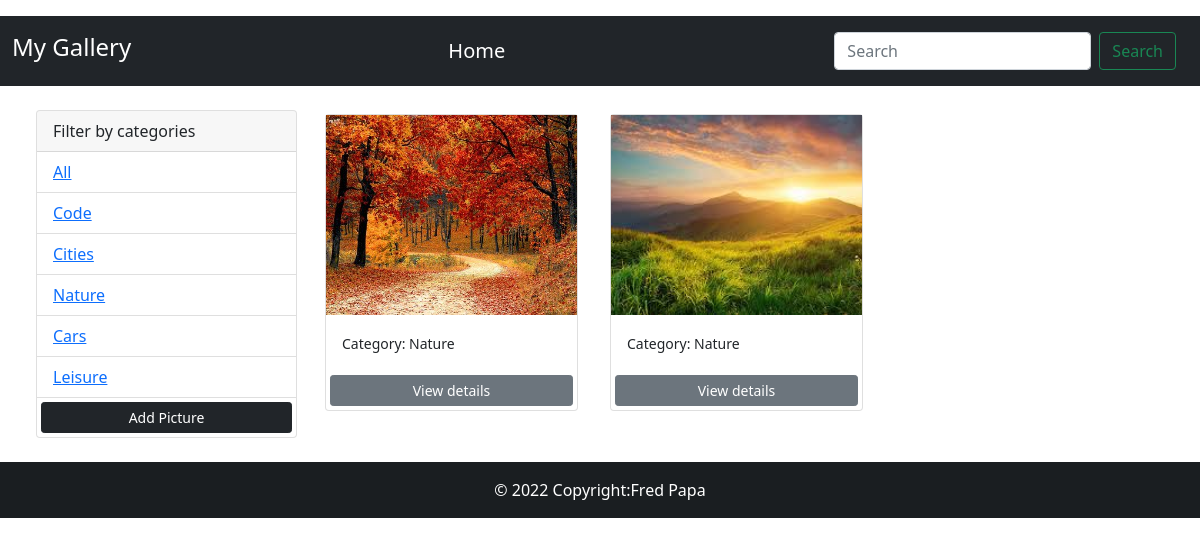
Screenshot of /?category=Nature with the database file from the repository.
### pictures/models.py (models this page shows, shortened)
class Category(models.Model):
    name = models.CharField(max_length=200, null=False, blank=False)

class Picture(models.Model):
    category = models.ForeignKey(Category, on_delete=models.SET_NULL, null=True)
    image = models.ImageField(null=False, blank=False)
    description = models.TextField()

### pictures/views.py (the view)
# urls.py: path('', views.gallery, name='gallery'),
def gallery(request):
    category = request.GET.get('category')
    if category == None:
        pictures= Picture.objects.all()
    else:
        pictures = Picture.objects.filter(category__name = category)
    categories = Category.objects.all()
    context = {'categories': categories, 'pictures': pictures}
    return render(request, 'pictures/gallery.html', context)

### pictures/templates/pictures/gallery.html (shortened to what this page needs)
<!DOCTYPE html>
<html lang="en">
<head>
    <link href="https://cdn.jsdelivr.net/npm/bootstrap@5.1.3/dist/css/bootstrap.min.css" rel="stylesheet">
</head>
<body class="my-3">
    <nav class="navbar navbar-dark bg-dark">
        <div class="container-fluid">
          <a class="navbar-brand" href="{% url 'gallery' %}">
                <h4>My Gallery</h4>
              </a>
          <a class="navbar-brand" href="{% url 'gallery' %}">
            Home
          </a>
          <nav class="navbar navbar-dark bg-dark">
            <div class="container-fluid">
              <form class="d-flex" method="GET">
                <input class="form-control me-2" name="search-area" type="search" placeholder="Search" aria-label="Search">
                <button class="btn btn-outline-success" type="submit">Search</button>
              </form>
            </div>
          </nav>
        </div>
      </nav>
    <div class="container m-4">
        <div class="row">
            <div class="col-md-3">
                <div class="card">
                    <div class="card-header">
                      Filter by categories
                    </div>
                    <ul class="list-group list-group-flush">
                        <li class="list-group-item">
                            <a href=" {% url 'gallery' %} ">All</a>
                        </li>
                      {% for category in categories %}
                        <li class="list-group-item">
                            <a href=" {% url 'gallery' %}?category={{category.name}}">{{category.name}}</a>
                        </li>
                      {% endfor %}
                        <a href="{% url 'add' %}" class="btn btn-dark btn-block btn-sm m-1">Add Picture</a>
                    </ul>
                  </div>
            </div>
            <div class="col-md-9">
                <div class="row">
                    {% for picture in pictures %}
                    <div class="col-md-4">
                        <div class="card m-1">
                            <img class="image-thumbnail" src="{{picture.image.url}}" class="card-img-top" alt="City Image">
                            <div class="card-body">
                              <small>Category: {{picture.category.name}}</small>
                            </div>
                            <a href="{% url 'picture' picture.id %}" class="btn btn-secondary btn-sm m-1">View details</a>
                        </div>
                    </div>
                    {% empty %}
                    <h4>No pictures found!</h4>
                    {% endfor %}
                </div>
            </div>
        </div>
    </div>
    <footer class="bg-dark text-center text-white">
    <div class="text-center p-3" style="background-color: rgba(0, 0, 0, 0.2);">
      © 2022 Copyright:Fred Papa
    </div>
    </footer>
</body>
</html>

### pictures/templates/pictures/gallery.html (style rules this page uses)
.image-thumbnail { height: 200px; object-fit: cover; }

### rows the page displays
Category: name "Code"
Category: name "Cities"
Category: name "Nature"
Category: name "Cars"
Category: name "Leisure"
Picture: image (picture), category.name "Nature"
Picture: image (picture), category.name "Nature"
